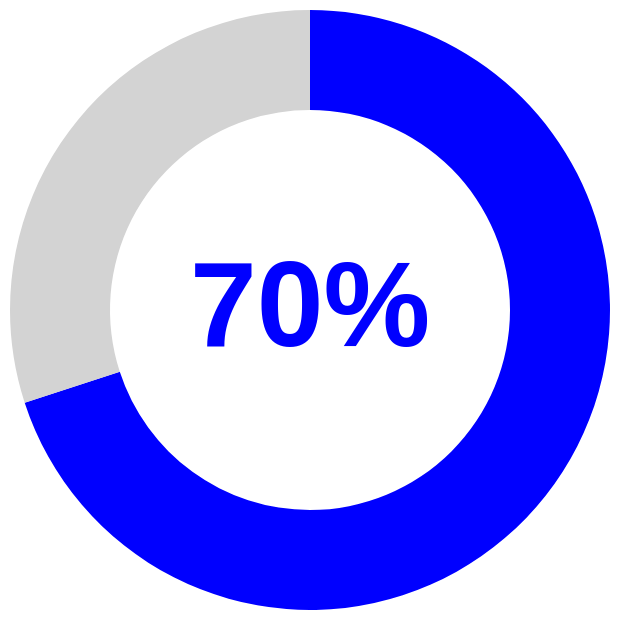

The cell this chart's notebook holds for it:
### Code cell
import pandas as pd
import altair as alt

data = {
    'percentage': [0.7,0.3],
    'label'     : ['70%','30%'],
    'color'     : ['blue','lightgray']
}

df = pd.DataFrame(data)

chart = alt.Chart(df).mark_arc(
    innerRadius=100,
    outerRadius=150
).encode( 
    theta='percentage',
    color=alt.Color('color', scale=None),
    tooltip='label'
).properties(
    width=300,
    height=300
)

text = alt.Chart(df.head(1)).mark_text(
    align='center',
    baseline='middle',
    fontSize=60,
    fontWeight='bold',
    color='black'
).encode(
    text='label',
    color=alt.Color('color', scale=None)
).properties(
    width=300,
    height=300
)

chart = (chart + text
).configure_view(
    strokeWidth=0
)
chart

### Figure 1 — Vega-Lite specification as saved in the notebook (floating-point values rounded to 4 significant figures)
{"config": {"view": {"continuousWidth": 300, "continuousHeight": 300, "strokeWidth": 0}}, "layer": [{"data": {"name": "data-ec0ab0b0131be34e1caccc3358e633a1"}, "mark": {"type": "arc", "innerRadius": 100, "outerRadius": 150}, "encoding": {"color": {"field": "color", "scale": null, "type": "nominal"}, "theta": {"field": "percentage", "type": "quantitative"}, "tooltip": {"field": "label", "type": "nominal"}}}, {"data": {"name": "data-8ffe4466af3f8b948408cf9f881b1721"}, "mark": {"type": "text", "align": "center", "baseline": "middle", "color": "black", "fontSize": 60, "fontWeight": "bold"}, "encoding": {"color": {"field": "color", "scale": null, "type": "nominal"}, "text": {"field": "label", "type": "nominal"}}}], "height": 300, "width": 300, "$schema": "https://vega.github.io/schema/vega-lite/v5.16.3.json", "datasets": {"data-ec0ab0b0131be34e1caccc3358e633a1": [{"percentage": 0.7, "label": "70%", "color": "blue"}, {"percentage": 0.3, "label": "30%", "color": "lightgray"}], "data-8ffe4466af3f8b948408cf9f881b1721": [{"percentage": 0.7, "label": "70%", "color": "blue"}]}}
